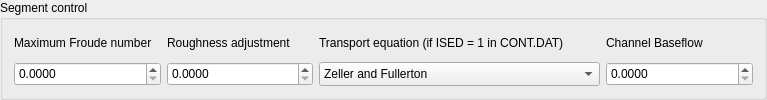
      <widget class="QGroupBox" name="segment_control_grp">
       <property name="sizePolicy">
        <sizepolicy hsizetype="Preferred" vsizetype="Preferred">
         <horstretch>0</horstretch>
         <verstretch>0</verstretch>
        </sizepolicy>
       </property>
       <property name="minimumSize">
        <size>
         <width>0</width>
         <height>83</height>
        </size>
       </property>
       <property name="title">
        <string>Segment control</string>
       </property>
       <property name="checkable">
        <bool>false</bool>
       </property>
       <layout class="QGridLayout" name="gridLayout_4">
        <item row="0" column="0">
         <layout class="QVBoxLayout" name="verticalLayout_2">
          <item>
           <widget class="QLabel" name="label_20">
            <property name="sizePolicy">
             <sizepolicy hsizetype="Preferred" vsizetype="Preferred">
              <horstretch>0</horstretch>
              <verstretch>0</verstretch>
             </sizepolicy>
            </property>
            <property name="minimumSize">
             <size>
              <width>147</width>
              <height>0</height>
             </size>
            </property>
            <property name="toolTip">
             <string>&lt;html&gt;&lt;head/&gt;&lt;body&gt;&lt;p&gt;&lt;span style=&quot; font-weight:600;&quot;&gt;FROUDC(K)&lt;/span&gt;&lt;/p&gt;&lt;p&gt;Maximum channel Froude number if the Froude number exceeds FROUDC, the Manning’s n roughness value is increased by 0.001.&lt;/p&gt;&lt;p&gt;Set FROUDC = 0 for no adjustments of the n-value in a given channel segment.&lt;/p&gt;&lt;p&gt;The increased n values are reported in the ROUGH.OUT and CHAN.RGH files.&lt;/p&gt;&lt;p&gt;Range: 0.0 - 5&lt;/p&gt;&lt;/body&gt;&lt;/html&gt;</string>
            </property>
            <property name="text">
             <string>&lt;html&gt;&lt;head/&gt;&lt;body&gt;&lt;p&gt;Maximum Froude number&lt;/p&gt;&lt;/body&gt;&lt;/html&gt;</string>
            </property>
            <property name="wordWrap">
             <bool>true</bool>
            </property>
           </widget>
          </item>
          <item>
           <widget class="QDoubleSpinBox" name="max_froude_number_dbox">
            <property name="sizePolicy">
             <sizepolicy hsizetype="Preferred" vsizetype="Preferred">
              <horstretch>0</horstretch>
              <verstretch>0</verstretch>
             </sizepolicy>
            </property>
            <property name="toolTip">
             <string>&lt;html&gt;&lt;head/&gt;&lt;body&gt;&lt;p&gt;FROUDC(K)&lt;/p&gt;&lt;/body&gt;&lt;/html&gt;</string>
            </property>
            <property name="buttonSymbols">
             <enum>QAbstractSpinBox::UpDownArrows</enum>
            </property>
            <property name="decimals">
             <number>4</number>
            </property>
            <property name="maximum">
             <double>9999999.000000000000000</double>
            </property>
            <property name="singleStep">
             <double>1.000000000000000</double>
            </property>
           </widget>
          </item>
         </layout>
        </item>
        <item row="0" column="1">
         <layout class="QVBoxLayout" name="verticalLayout_3">
          <item>
           <widget class="QLabel" name="label_21">
            <property name="sizePolicy">
             <sizepolicy hsizetype="Preferred" vsizetype="Preferred">
              <horstretch>0</horstretch>
              <verstretch>0</verstretch>
             </sizepolicy>
            </property>
            <property name="minimumSize">
             <size>
              <width>146</width>
              <height>0</height>
             </size>
            </property>
            <property name="toolTip">
             <string>&lt;html&gt;&lt;head/&gt;&lt;body&gt;&lt;p&gt;&lt;span style=&quot; font-weight:600;&quot;&gt;ROUGHADJ&lt;/span&gt;&lt;/p&gt;&lt;p&gt;(dimensionless)&lt;/p&gt;&lt;p&gt;A coefficient used in the depth adjustment of the Manning’s n-value and the shallown value for channel segments.&lt;/p&gt;&lt;p&gt;Range: 0.00 - 1.2&lt;/p&gt;&lt;/body&gt;&lt;/html&gt;</string>
            </property>
            <property name="text">
             <string>&lt;html&gt;&lt;head/&gt;&lt;body&gt;&lt;p&gt;Roughness adjustment&lt;/p&gt;&lt;/body&gt;&lt;/html&gt;</string>
            </property>
            <property name="wordWrap">
             <bool>true</bool>
            </property>
           </widget>
          </item>
          <item>
           <widget class="QDoubleSpinBox" name="roughness_adjust_coeff_dbox">
            <property name="sizePolicy">
             <sizepolicy hsizetype="Preferred" vsizetype="Preferred">
              <horstretch>0</horstretch>
              <verstretch>0</verstretch>
             </sizepolicy>
            </property>
            <property name="toolTip">
             <string>&lt;html&gt;&lt;head/&gt;&lt;body&gt;&lt;p&gt;ROUGHADJ&lt;/p&gt;&lt;/body&gt;&lt;/html&gt;</string>
            </property>
            <property name="buttonSymbols">
             <enum>QAbstractSpinBox::UpDownArrows</enum>
            </property>
            <property name="decimals">
             <number>4</number>
            </property>
            <property name="maximum">
             <double>99999999.000000000000000</double>
            </property>
            <property name="singleStep">
             <double>1.000000000000000</double>
            </property>
           </widget>
          </item>
         </layout>
        </item>
        <item row="0" column="2">
         <layout class="QVBoxLayout" name="verticalLayout">
          <item>
           <widget class="QLabel" name="label_22">
            <property name="sizePolicy">
             <sizepolicy hsizetype="Preferred" vsizetype="Preferred">
              <horstretch>0</horstretch>
              <verstretch>0</verstretch>
             </sizepolicy>
            </property>
            <property name="minimumSize">
             <size>
              <width>281</width>
              <height>0</height>
             </size>
            </property>
            <property name="toolTip">
             <string>&lt;html&gt;&lt;head/&gt;&lt;body&gt;&lt;p&gt;&lt;span style=&quot; font-weight:600;&quot;&gt;ISEDN(K)&lt;/span&gt;&lt;/p&gt;&lt;p&gt;Sediment transport equation or data group for routing by size fractions for the channel segment.&lt;/p&gt;&lt;p&gt;Set ISED = 1 in the CONT.DAT file to use this option.&lt;/p&gt;&lt;p&gt;Choose one of the two following options for each channel segment:&lt;/p&gt;&lt;p&gt;For sediment routing without size fractions: Set ISEDN(K) = 1 - 11 (one of eleven sediment transport equations).&lt;/p&gt;&lt;p&gt;or&lt;/p&gt;&lt;p&gt;For sediment routing with size fractions: Set ISEDN(K) = sediment data group (Line 3 in SED.DAT which includes a sediment transport equation).&lt;/p&gt;&lt;p&gt;Range: 0 - 10&lt;/p&gt;&lt;/body&gt;&lt;/html&gt;</string>
            </property>
            <property name="text">
             <string>&lt;html&gt;&lt;head/&gt;&lt;body&gt;&lt;p&gt;Transport equation (if ISED = 1 in CONT.DAT)&lt;/p&gt;&lt;/body&gt;&lt;/html&gt;</string>
            </property>
            <property name="wordWrap">
             <bool>true</bool>
            </property>
           </widget>
          </item>
          <item>
           <widget class="QComboBox" name="transport_eq_cbo">
            <property name="sizePolicy">
             <sizepolicy hsizetype="Preferred" vsizetype="Preferred">
              <horstretch>0</horstretch>
              <verstretch>0</verstretch>
             </sizepolicy>
            </property>
            <property name="toolTip">
             <string>&lt;html&gt;&lt;head/&gt;&lt;body&gt;&lt;p&gt;ISEDN(K)&lt;/p&gt;&lt;/body&gt;&lt;/html&gt;</string>
            </property>
            <item>
             <property name="text">
              <string>Zeller and Fullerton</string>
             </property>
            </item>
            <item>
             <property name="text">
              <string>Yang</string>
             </property>
            </item>
            <item>
             <property name="text">
              <string>Englund and Hansen</string>
             </property>
            </item>
            <item>
             <property name="text">
              <string>Ackers and Hansen</string>
             </property>
            </item>
            <item>
             <property name="text">
              <string>Laursen</string>
             </property>
            </item>
            <item>
             <property name="text">
              <string>Toffaleti</string>
             </property>
            </item>
            <item>
             <property name="text">
              <string>Woo-MPM</string>
             </property>
            </item>
            <item>
             <property name="text">
              <string>MPM-Smart</string>
             </property>
            </item>
            <item>
             <property name="text">
              <string>Karim-Kennedy</string>
             </property>
            </item>
            <item>
             <property name="text">
              <string>Parker, Klingeman &amp; McLean</string>
             </property>
            </item>
            <item>
             <property name="text">
              <string>Van Rijn</string>
             </property>
            </item>
           </widget>
          </item>
         </layout>
        </item>
        <item row="0" column="3">
         <layout class="QVBoxLayout" name="verticalLayout_4">
          <item>
           <widget class="QLabel" name="label_34">
            <property name="sizePolicy">
             <sizepolicy hsizetype="Preferred" vsizetype="Preferred">
              <horstretch>0</horstretch>
              <verstretch>0</verstretch>
             </sizepolicy>
            </property>
            <property name="minimumSize">
             <size>
              <width>147</width>
              <height>0</height>
             </size>
            </property>
            <property name="toolTip">
             <string>&lt;html&gt;&lt;head/&gt;&lt;body&gt;&lt;p&gt;&lt;span style=&quot; font-weight:600;&quot;&gt;IBASEFLOW(K)&lt;/span&gt;&lt;/p&gt;&lt;p&gt;Baseflow of a channel to establish a flow condition for floodwave arrival time.&lt;/p&gt;&lt;p&gt;Place this line after each segment if more than one segment is used.&lt;/p&gt;&lt;p&gt;Range: 0 - No upper limit&lt;/p&gt;&lt;/body&gt;&lt;/html&gt;</string>
            </property>
            <property name="text">
             <string>&lt;html&gt;&lt;head/&gt;&lt;body&gt;&lt;p&gt;Channel Baseflow&lt;/p&gt;&lt;/body&gt;&lt;/html&gt;</string>
            </property>
            <property name="wordWrap">
             <bool>true</bool>
            </property>
           </widget>
          </item>
          <item>
           <widget class="QDoubleSpinBox" name="channel_baseflow_dbox">
            <property name="sizePolicy">
             <sizepolicy hsizetype="Preferred" vsizetype="Preferred">
              <horstretch>0</horstretch>
              <verstretch>0</verstretch>
             </sizepolicy>
            </property>
            <property name="toolTip">
             <string>&lt;html&gt;&lt;head/&gt;&lt;body&gt;&lt;p&gt;&lt;span style=&quot; font-weight:600;&quot;&gt;IBASEFLOW(K)&lt;/span&gt;&lt;/p&gt;&lt;/body&gt;&lt;/html&gt;</string>
            </property>
            <property name="buttonSymbols">
             <enum>QAbstractSpinBox::UpDownArrows</enum>
            </property>
            <property name="decimals">
             <number>4</number>
            </property>
            <property name="maximum">
             <double>9999999.000000000000000</double>
            </property>
            <property name="singleStep">
             <double>1.000000000000000</double>
            </property>
           </widget>
          </item>
         </layout>
        </item>
       </layout>
      </widget>
